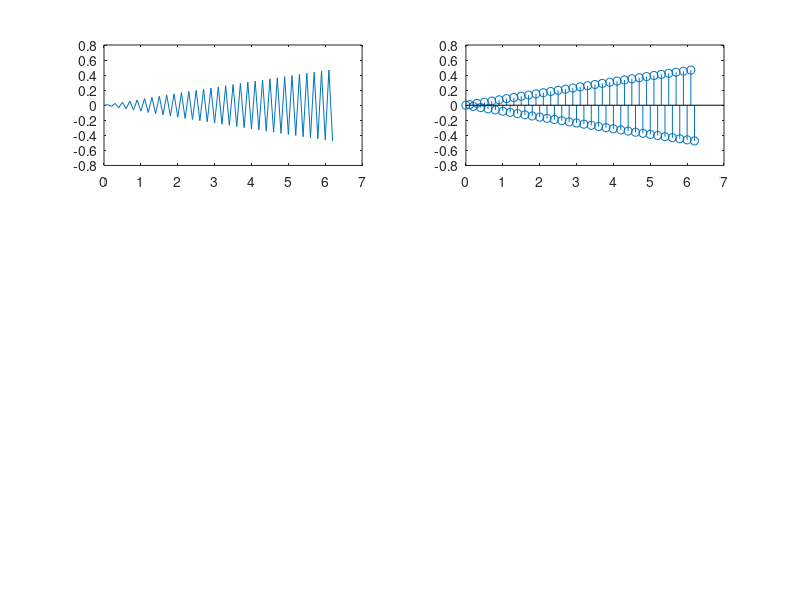

Write MATLAB code to recreate this figure.
clear all;
clc;
pi=3.14;
f=input("Enter the frequency:");
n=input("enter the no of points:");
t=0:0.1:2*pi;
b=sin(2*pi*f*n*t);
subplot(3,2,1)
plot(t,b);
subplot(3,2,2);
stem(t,b);
